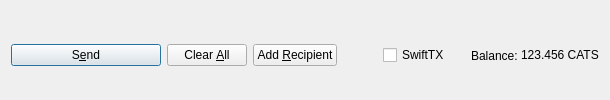
         <widget class="QFrame" name="frame_Send">
          <layout class="QHBoxLayout" name="horizontalLayout">
           <property name="bottomMargin">
            <number>0</number>
           </property>
           <item>
            <widget class="QPushButton" name="sendButton">
             <property name="minimumSize">
              <size>
               <width>150</width>
               <height>0</height>
              </size>
             </property>
             <property name="toolTip">
              <string>Confirm the send action</string>
             </property>
             <property name="text">
              <string>S&amp;end</string>
             </property>
             <property name="icon">
              <iconset resource="../catthis.qrc">
               <normaloff>:/icons/send</normaloff>:/icons/send</iconset>
             </property>
             <property name="autoDefault">
              <bool>false</bool>
             </property>
             <property name="default">
              <bool>true</bool>
             </property>
            </widget>
           </item>
           <item>
            <widget class="QPushButton" name="clearButton">
             <property name="sizePolicy">
              <sizepolicy hsizetype="Minimum" vsizetype="Fixed">
               <horstretch>0</horstretch>
               <verstretch>0</verstretch>
              </sizepolicy>
             </property>
             <property name="toolTip">
              <string>Clear all fields of the form.</string>
             </property>
             <property name="text">
              <string>Clear &amp;All</string>
             </property>
             <property name="icon">
              <iconset resource="../catthis.qrc">
               <normaloff>:/icons/remove</normaloff>:/icons/remove</iconset>
             </property>
             <property name="autoDefault">
              <bool>false</bool>
             </property>
            </widget>
           </item>
           <item>
            <widget class="QPushButton" name="addButton">
             <property name="toolTip">
              <string>Send to multiple recipients at once</string>
             </property>
             <property name="text">
              <string>Add &amp;Recipient</string>
             </property>
             <property name="icon">
              <iconset resource="../catthis.qrc">
               <normaloff>:/icons/add</normaloff>:/icons/add</iconset>
             </property>
             <property name="autoDefault">
              <bool>false</bool>
             </property>
            </widget>
           </item>
           <item>
            <spacer name="horizontalSpacer">
             <property name="orientation">
              <enum>Qt::Horizontal</enum>
             </property>
             <property name="sizeHint" stdset="0">
              <size>
               <width>40</width>
               <height>20</height>
              </size>
             </property>
            </spacer>
           </item>
           <item>
            <layout class="QHBoxLayout" name="horizontalLayout_2">
             <property name="spacing">
              <number>3</number>
             </property>
             <item>
              <widget class="QCheckBox" name="checkSwiftTX">
               <property name="enabled">
                <bool>true</bool>
               </property>
               <property name="minimumSize">
                <size>
                 <width>85</width>
                 <height>0</height>
                </size>
               </property>
               <property name="text">
                <string>SwiftTX</string>
               </property>
              </widget>
             </item>
             <item>
              <widget class="QLabel" name="label">
               <property name="text">
                <string>Balance:</string>
               </property>
              </widget>
             </item>
             <item>
              <widget class="QLabel" name="labelBalance">
               <property name="sizePolicy">
                <sizepolicy hsizetype="Preferred" vsizetype="Fixed">
                 <horstretch>0</horstretch>
                 <verstretch>0</verstretch>
                </sizepolicy>
               </property>
               <property name="cursor">
                <cursorShape>IBeamCursor</cursorShape>
               </property>
               <property name="text">
                <string notr="true">123.456 CATS</string>
               </property>
               <property name="textInteractionFlags">
                <set>Qt::LinksAccessibleByMouse|Qt::TextSelectableByKeyboard|Qt::TextSelectableByMouse</set>
               </property>
              </widget>
             </item>
            </layout>
           </item>
          </layout>
         </widget>
